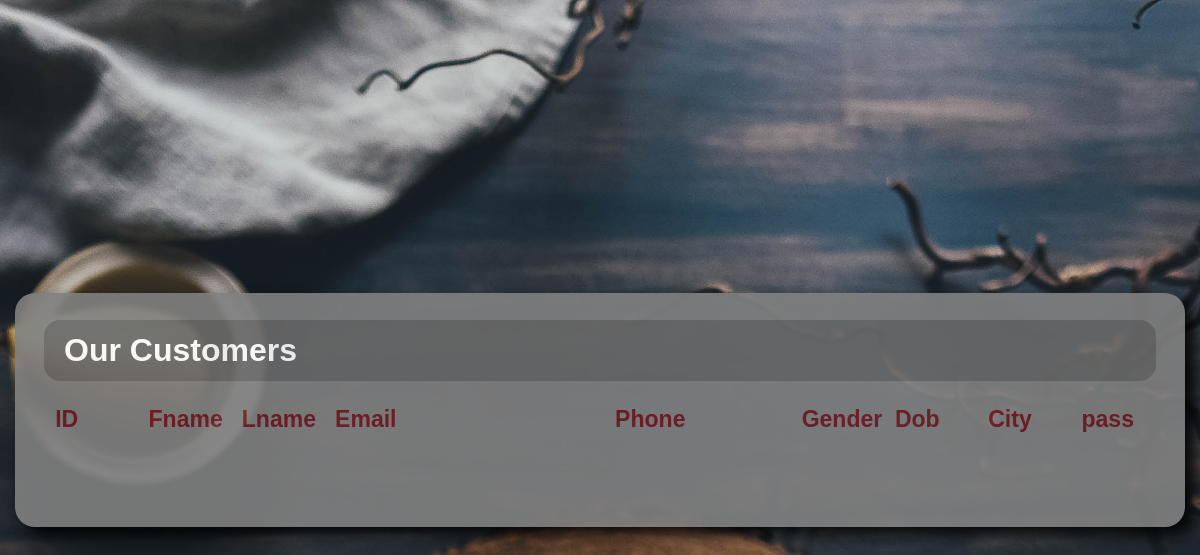
The app's page /admin/view_customers.php, older data.
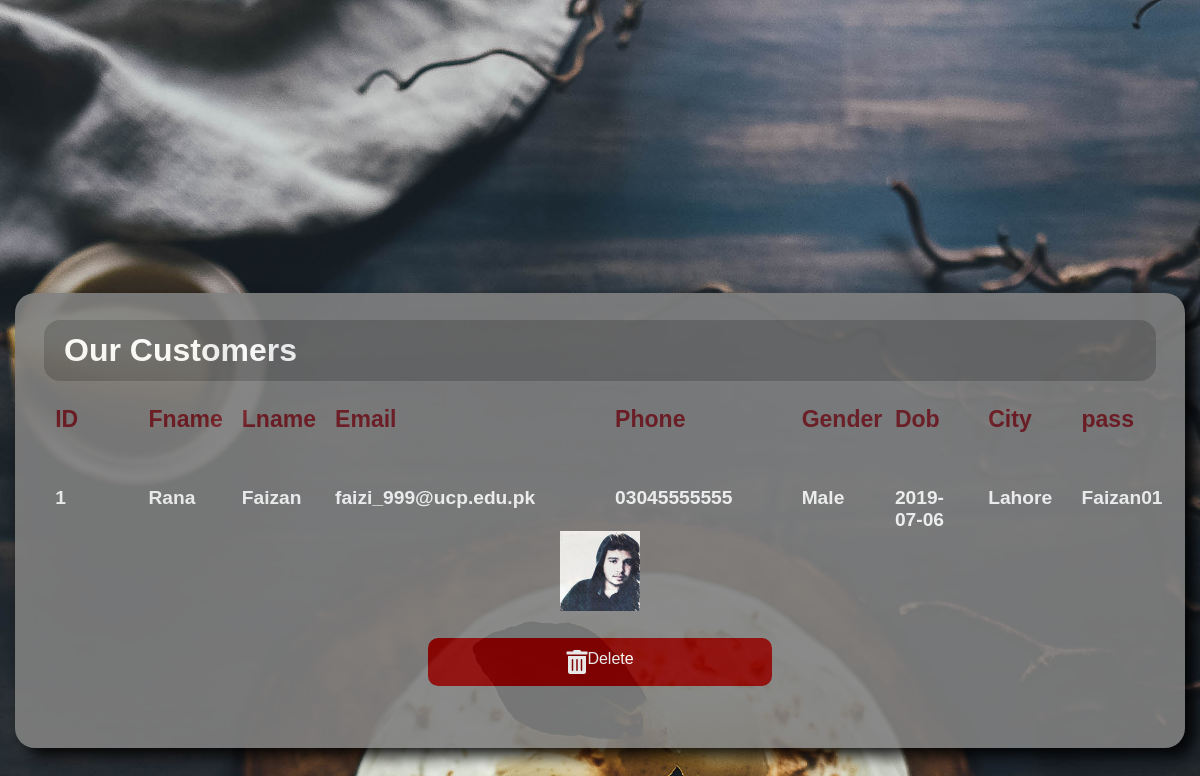
The same page, newer data.
### tables this page shows
CREATE TABLE `customers` (
  `cus_id` int(10) NOT NULL,
  `first_name` varchar(200) NOT NULL,
  `last_name` varchar(200) NOT NULL,
  `email` varchar(200) NOT NULL,
  `phone` varchar(200) NOT NULL,
  `gender` varchar(200) NOT NULL,
  `dob` varchar(200) NOT NULL,
  `city` varchar(200) NOT NULL,
  `cus_pass` varchar(200) NOT NULL,
  `cus_img` longblob NOT NULL
);

### admin/view_customers.php (the view, shortened to what this page needs)
<?php
$con = mysqli_connect("localhost","root","","huungry");
?>
<!DOCTYPE html>
<html lang="en">
<head>
    <link rel="stylesheet" href="../css\style.css">
    <link rel="stylesheet" href="css\navbar.css">
    <link rel="stylesheet" href="https://use.fontawesome.com/releases/v5.8.1/css/all.css"
>
</head>
<body class="col col-12">
<main class="homeindex">
    <div class="fullcontainer">
        <div class="container col-12" style="margin-top: 25%;">
            <form action="/action_page.php">
                <div class="row">
                    <div class="col-12">
                        <h1>Our Customers</h1>
                    </div>
                </div>
                <div class="row" style="font-size: larger; margin-bottom: 5%">
                    <div class="col col-1"><label for="fname"><span style="color: #721c24"><b>ID</b></span></label></div>
                    <div class="col col-1"><label for="fname"><span style="color: #721c24"><b>Fname</b></span></label></div>
                    <div class="col col-1"><label for="fname"><span style="color: #721c24"><b>Lname</b></span></label></div>
                    <div class="col col-3"><label for="fname"><span style="color: #721c24"><b>Email</b></span></label></div>
                    <div class="col col-2"><label for="fname"><span style="color: #721c24"><b>Phone</b></span></label></div>
                    <div class="col col-1"><label for="fname"><span style="color: #721c24"><b>Gender</b></span></label></div>
                    <div class="col col-1"><label for="fname"><span style="color: #721c24"><b>Dob</b></span></label></div>
                    <div class="col col-1"><label for="fname"><span style="color: #721c24"><b>City</b></span></label></div>
                    <div class="col col-1"><label for="fname"><span style="color: #721c24"><b>pass</b></span></label></div>
                </div>
                <?php
                $catQuery = "select * from customers";
                $catQueryResult = mysqli_query($con,$catQuery);
                while($row = mysqli_fetch_assoc($catQueryResult))
                {
                    $cus_id = $row['cus_id'];
                    $first_name = $row['first_name'];
                    $last_name = $row['last_name'];
                    $email = $row['email'];
                    $phone = $row['phone'];
                    $gender = $row['gender'];
                    $dob = $row['dob'];
                    $city = $row['city'];
                    $cus_pass = $row['cus_pass'];
                    $cus_img = $row['cus_img'];
                    echo "<div class=\"row\">
                            <div class=\"col col-1\"><label for=\"fname\"><span><b>$cus_id</b></span></label></div>
                            <div class=\"col col-1\"><label for=\"fname\"><span><b>$first_name</b></span></label></div>
                            <div class=\"col col-1\"><label for=\"fname\"><span><b>$last_name</b></span></label></div>
                            <div class=\"col col-3\"><label for=\"fname\"><span><b>$email</b></span></label></div>
                            <div class=\"col col-2\"><label for=\"fname\"><span><b>$phone</b></span></label></div>
                            <div class=\"col col-1\"><label for=\"fname\"><span><b>$gender</b></span></label></div>
                            <div class=\"col col-1\"><label for=\"fname\"><span><b>$dob</b></span></label></div>
                            <div class=\"col col-1\"><label for=\"fname\"><span><b>$city</b></span></label></div>
                            <div class=\"col col-1\"><label for=\"fname\"><span><b>$cus_pass</b></span></label></div>
                        </div>";
                    echo "<div class=\"row\">
                                     <div class=\"col col - 12\"><label for=\"fname\"><img src='product_images/$cus_img' width='80' height='80'></label></div>
                             </div>";
                    echo "<div class=\"row\">
                                    <div class=\"col col-4\" style='margin-bottom: 2%; margin-top: 2%;'>
                                        <a href=\"index.php?del_cus=$cus_id\" class=\"btn btn-danger\" style=' width: 100%;background-color: darkred;color: white;padding: 12px 20px;border: none;border-radius: 10px;cursor: pointer;' '>
                                        <i class=\"fa fa-trash-alt\"></i> Delete
                                        </a>
                                     </div>
                             </div>";
                }
                ?>
            </form>
        </div>
    </div>
</main>
</body>
</html>

### css/style.css (style rules this page uses)
body { background-image: url("../images/bg.jpg"); height: 100%; background-position: center; background-repeat: no-repeat; background-size: cover; overflow-x: hidden; }
body, html { font-size: 100%; font-family: "Helvetica", sans-serif; }
body,html { margin:0; padding: 0; }
main { height: 80em; }
.homeindex { height: 100em; }
.row { display: -ms-flexbox; display: flex; -ms-flex-wrap: wrap; flex-wrap: wrap; justify-content: center; margin-right: -15px; margin-left: -15px; }
.col { padding-right: 15px; padding-left: 15px; }
a { text-decoration: none; }
a i { font-size: x-large; }
body { font-family: Arial, Helvetica, sans-serif; }
* { box-sizing: border-box; }
h1 { width: 100%; background-color: dimgray; color: white; padding: 12px 20px; border: 4px solid gray; border-radius: 10px; margin-top: -17px; border-radius: 20px; }
span { font-family: "Lucida Sans", sans-serif; color: white; font-size: larger; }
.container { width: 100%; border-radius: 5px; background-color: gray; padding: 40px; margin-top: 6em; box-shadow: 10px 8px 15px black; opacity: 0.9; border-radius: 20px; }
.fullcontainer { display: flex; flex-wrap: wrap; justify-content: center; }
footer p,a,address { color: white; text-decoration: none; font-family: 'Noto Sans JP', sans-serif; display: flex; flex-wrap: wrap; justify-content: center; }
.col-1 { width: 8.33%; }
.col-2 { width: 16.66%; }
.col-3 { width: 25%; }
.col-4 { width: 33.33%; }
.col-12 { width: 100%; }

### admin/css/navbar.css (style rules this page uses)
body { background-image: url("../../images/bg.jpg"); height: 100%; background-position: center; background-repeat: no-repeat; background-size: cover; overflow-x: hidden; }
body, html { font-size: 100%; font-family: "Helvetica", sans-serif; }
body,html { margin:0; padding: 0; }
a { text-decoration: none; }
a i { font-size: x-large; }
body { font-family: Arial, Helvetica, sans-serif; }
* { box-sizing: border-box; }
footer p,a,address { color: white; text-decoration: none; font-family: 'Noto Sans JP', sans-serif; display: flex; flex-wrap: wrap; justify-content: center; }
.col-1 { width: 8.33%; }
.col-2 { width: 16.66%; }
.col-3 { width: 25%; }
.col-4 { width: 33.33%; }
.col-12 { width: 100%; }

Row changes from the older to the newer data that the page shows:
added customers: cus_id "1", first_name "Rana", last_name "Faizan", email "faizi_999@ucp.edu.pk", phone "03045555555", gender "Male", dob "2019-07-06", city "Lahore", cus_pass "Faizan01", cus_img (picture)
